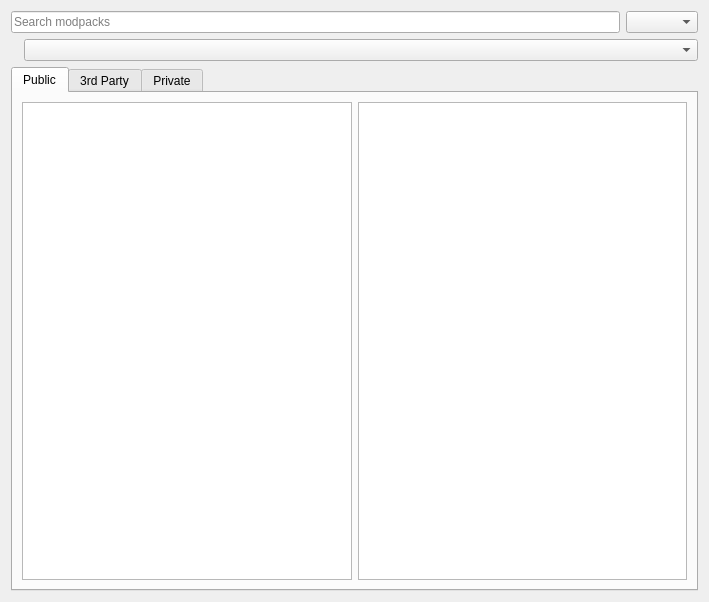
<?xml version="1.0" encoding="UTF-8"?>
<ui version="4.0">
 <class>LegacyFTB::Page</class>
 <widget class="QWidget" name="LegacyFTB::Page">
  <property name="geometry">
   <rect>
    <x>0</x>
    <y>0</y>
    <width>709</width>
    <height>602</height>
   </rect>
  </property>
  <layout class="QVBoxLayout" name="verticalLayout">
   <item>
    <layout class="QHBoxLayout" name="searchRowLayout">
     <item>
      <widget class="QLineEdit" name="searchEdit">
       <property name="clearButtonEnabled">
        <bool>true</bool>
       </property>
       <property name="placeholderText">
        <string>Search modpacks</string>
       </property>
      </widget>
     </item>
     <item>
      <widget class="QComboBox" name="sortByBox"/>
     </item>
    </layout>
   </item>
   <item>
    <layout class="QHBoxLayout" name="packHeaderLayout">
     <item>
      <widget class="ElidedLabel" name="packNameLabel">
       <property name="font">
        <font>
         <bold>true</bold>
        </font>
       </property>
      </widget>
     </item>
     <item>
      <widget class="QComboBox" name="versionSelectionBox">
       <property name="sizePolicy">
        <sizepolicy hsizetype="Expanding" vsizetype="Fixed">
         <horstretch>0</horstretch>
         <verstretch>0</verstretch>
        </sizepolicy>
       </property>
      </widget>
     </item>
    </layout>
   </item>
   <item>
    <widget class="QTabWidget" name="tabWidget">
     <property name="currentIndex">
      <number>0</number>
     </property>
     <widget class="QWidget" name="tab">
      <attribute name="title">
       <string>Public</string>
      </attribute>
      <layout class="QGridLayout" name="gridLayout">
       <item row="0" column="0">
        <widget class="ModpackListView" name="publicPackList">
         <property name="iconSize">
          <size>
           <width>42</width>
           <height>42</height>
          </size>
         </property>
        </widget>
       </item>
       <item row="0" column="1">
        <widget class="QTextBrowser" name="publicPackDescription">
         <property name="openExternalLinks">
          <bool>true</bool>
         </property>
        </widget>
       </item>
      </layout>
     </widget>
     <widget class="QWidget" name="tab_2">
      <attribute name="title">
       <string>3rd Party</string>
      </attribute>
      <layout class="QGridLayout" name="gridLayout_3">
       <item row="0" column="1">
        <widget class="QTextBrowser" name="thirdPartyPackDescription">
         <property name="openExternalLinks">
          <bool>true</bool>
         </property>
        </widget>
       </item>
       <item row="0" column="0">
        <widget class="ModpackListView" name="thirdPartyPackList">
         <property name="iconSize">
          <size>
           <width>42</width>
           <height>42</height>
          </size>
         </property>
        </widget>
       </item>
      </layout>
     </widget>
     <widget class="QWidget" name="tab_3">
      <attribute name="title">
       <string>Private</string>
      </attribute>
      <layout class="QGridLayout" name="gridLayout_2">
       <item row="0" column="0">
        <widget class="ModpackListView" name="privatePackList">
         <property name="iconSize">
          <size>
           <width>42</width>
           <height>42</height>
          </size>
         </property>
        </widget>
       </item>
       <item row="1" column="0">
        <widget class="QPushButton" name="addPackBtn">
         <property name="text">
          <string>Add pack</string>
         </property>
        </widget>
       </item>
       <item row="2" column="0">
        <widget class="QPushButton" name="removePackBtn">
         <property name="text">
          <string>Remove selected pack</string>
         </property>
        </widget>
       </item>
       <item row="0" column="1" rowspan="3">
        <widget class="QTextBrowser" name="privatePackDescription">
         <property name="openExternalLinks">
          <bool>true</bool>
         </property>
        </widget>
       </item>
      </layout>
     </widget>
    </widget>
   </item>
  </layout>
 </widget>
 <customwidgets>
  <customwidget>
   <class>ModpackListView</class>
   <extends>QListView</extends>
   <header>ui/widgets/ModpackListView.h</header>
  </customwidget>
  <customwidget>
   <class>ElidedLabel</class>
   <extends>QLabel</extends>
   <header>ui/widgets/ElidedLabel.h</header>
  </customwidget>
 </customwidgets>
 <tabstops>
  <tabstop>searchEdit</tabstop>
  <tabstop>sortByBox</tabstop>
  <tabstop>publicPackList</tabstop>
  <tabstop>thirdPartyPackList</tabstop>
  <tabstop>privatePackList</tabstop>
  <tabstop>versionSelectionBox</tabstop>
 </tabstops>
 <resources/>
 <connections/>
</ui>
